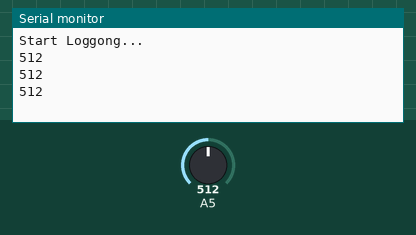
This sketch was run on a simulated Arduino Uno, built with avr-gcc and run on an emulated ATmega328P. On the bench: the last lines printed to the serial monitor. The inputs (shaded band) are chosen by the test bench; at power-on: A5 = 512.

Above: at 1.3 s.
1.4 s: A5 set to 716
At 1.9 s:
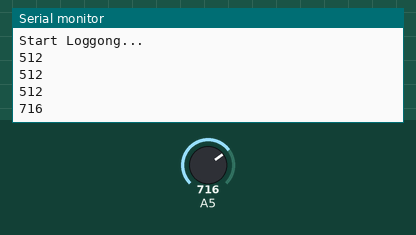
2.9 s: A5 set to 900
At 3.4 s:
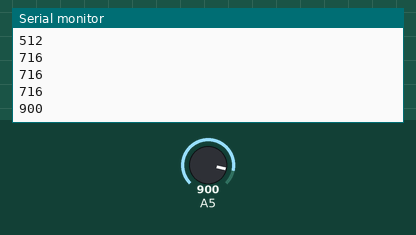
Timing chart, 0 to 5.9 s (numbered marks = the images above; inputs shaded):
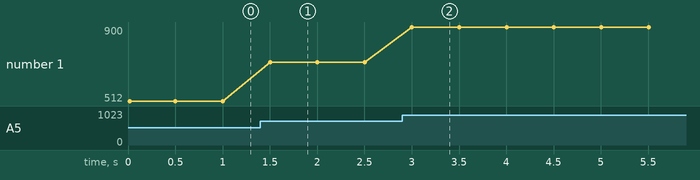

Measured:
- after the input at 1.4 s, the serial monitor: prints a new line after 0.10 s (image 1)
- after the input at 2.9 s, the serial monitor: prints a new line after 0.10 s (image 2)
- plotted number 1: 512 → 716 after the input at 1.4 s, 716 → 900 after the input at 2.9 s

The sketch:

heartRate.ino
```cpp
void setup() {
  pinMode(A5, INPUT);
  Serial.begin(9600);
  Serial.println("Start Loggong...");
}

void loop() {
  int hr = heartRate();
  Serial.println(hr);
  delay(500);
}

int heartRate() {
  int raw_hr = analogRead(A5);
  return raw_hr;
}
```
